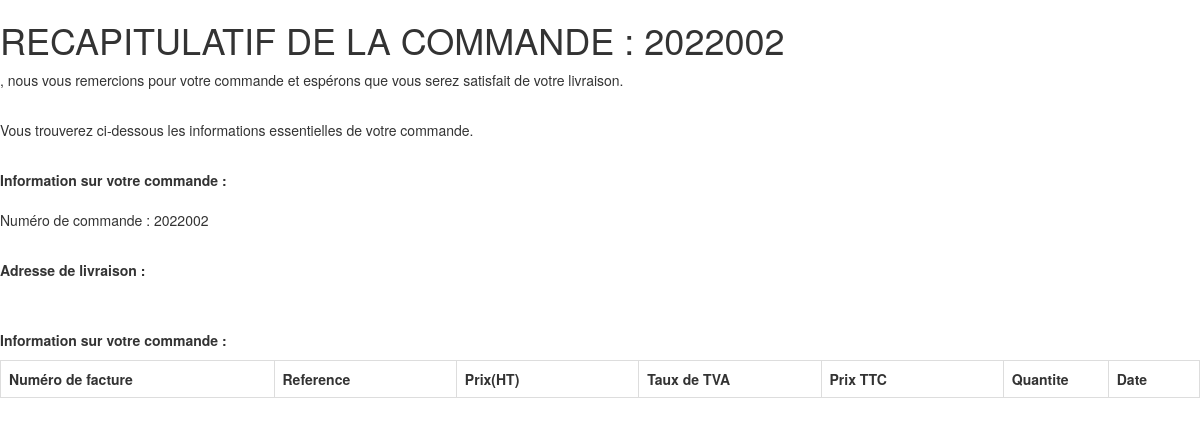
Before: /espace_client/ConsultationCommande.php?num_facture=2022002 with the older database file.
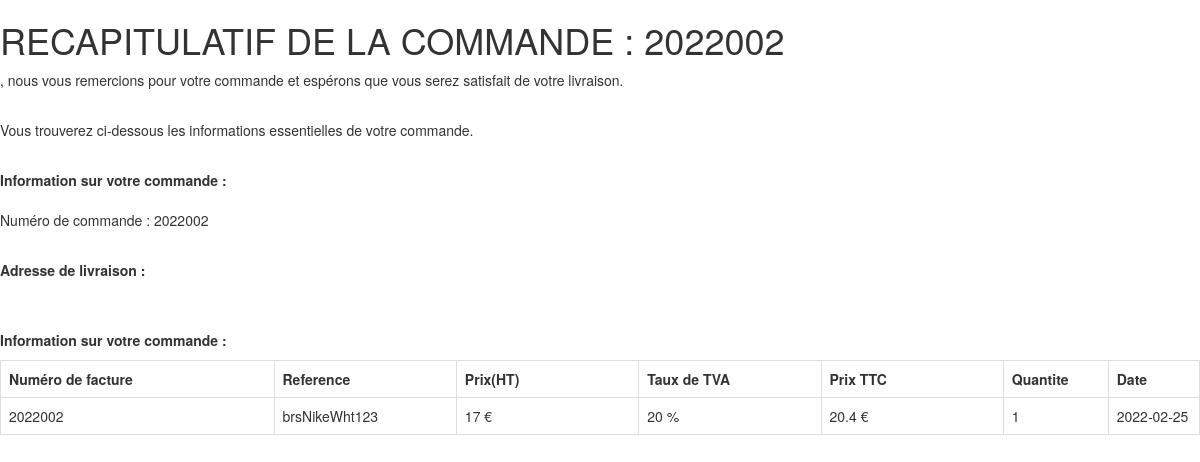
After: the same page with the newer database file.
### tables this page shows
CREATE TABLE `factures` (
  `id_facture` int(11) NOT NULL,
  `num_facture` varchar(10) NOT NULL,
  `id_client` varchar(20) NOT NULL,
  `prix` int(11) NOT NULL,
  `reference` varchar(50) NOT NULL,
  `quantite` int(11) NOT NULL,
  `date` date NOT NULL DEFAULT current_timestamp()
);

CREATE TABLE `products` (
  `id` int(11) NOT NULL,
  `marque` varchar(255) NOT NULL,
  `image` text NOT NULL,
  `reference` text NOT NULL,
  `description` text NOT NULL,
  `couleur` text NOT NULL,
  `taille` text NOT NULL,
  `categorie` varchar(11) NOT NULL,
  `sous_categorie` varchar(255) NOT NULL,
  `nombre_stock` int(11) NOT NULL DEFAULT 1,
  `poids` int(11) NOT NULL DEFAULT 0,
  `prix_achat_HT` float NOT NULL,
  `prix_vente_HT` float NOT NULL DEFAULT 0,
  `priceTTC` float NOT NULL,
  `tauxTVA` float NOT NULL,
  `remise` int(11) NOT NULL DEFAULT 0
);

### espace_client/ConsultationCommande.php (the view, shortened to what this page needs)
<?php
require("../src/connect.php");
$num_facture = $_GET["num_facture"];
$requser2 = $db->prepare("SELECT * FROM factures WHERE num_facture = ?");
$requser2->execute(array($num_facture));
$facture = $requser2->fetchAll();
$requser = $db->prepare("SELECT * FROM membres WHERE email = ?");
$requser->execute(array($_SESSION['user']));
$user = $requser->fetch();
$civil = $user["civilité"];
$nom = $user["nom"];
?>
<!DOCTYPE html>
<html lang="fr">
    <head>
		<link rel="stylesheet" href="https://maxcdn.bootstrapcdn.com/bootstrap/3.3.6/css/bootstrap.min.css" />
    </head>
    <body>
        <h1>RECAPITULATIF DE LA COMMANDE : <?= $num_facture?></h1>
        <p><?= $civil ?> <?= $nom?>, nous vous remercions pour votre commande et espérons que vous serez satisfait de votre livraison.</p><br>
        <p>Vous trouverez ci-dessous les informations essentielles de votre commande. </p><br>
        <strong><p>Information sur votre commande :  <br></strong>
        <br>Numéro de commande : <?= $num_facture;?>
        </p><br>
        <strong><p>Adresse de livraison :  <br></strong>
        <br> <?= $user["adresse_livraison"];?>
        </p><br>
        <strong> <p>Information sur votre commande :  <br></strong>
        <table class="table table-bordered" >
            <tr>
                <th width="15%">Numéro de facture </th>
                <th width="10%">Reference</th>
                <th width="10%">Prix(HT)</th>
                <th width="10%">Taux de TVA</th>
                <th width="10%">Prix TTC</th>
                <th width="5%">Quantite</th>
                <th width="5%">Date</th>
            </tr>
            <?php foreach($facture as $keys => $values)
            {
                $requarticle = $db->prepare("SELECT * FROM products WHERE reference = ?");
                $requarticle->execute(array($values["reference"]));
                $article = $requarticle->fetch();
                ?>
            <tr>
                <td><?= $values["num_facture"];?></td>
                <td><?= $values["reference"];?></td>
                <td><?= $article["prix_vente_HT"];?> €</td>
                <td><?= $article["tauxTVA"];?> %</td>
                <td><?= $article["priceTTC"];?> €</td>
                <td><?= $values["quantite"];?></td>
                <td><?= $values["date"];?> </td>
            </tr>
            <?php } ?>
        </table>
    </body>
</html>

Changed rows visible on the page:
added factures: num_facture "2022002", reference "brsNikeWht123", products.prix_vente_HT "17", products.tauxTVA "20", products.priceTTC "20.4", quantite "1", date "2022-02-25"
